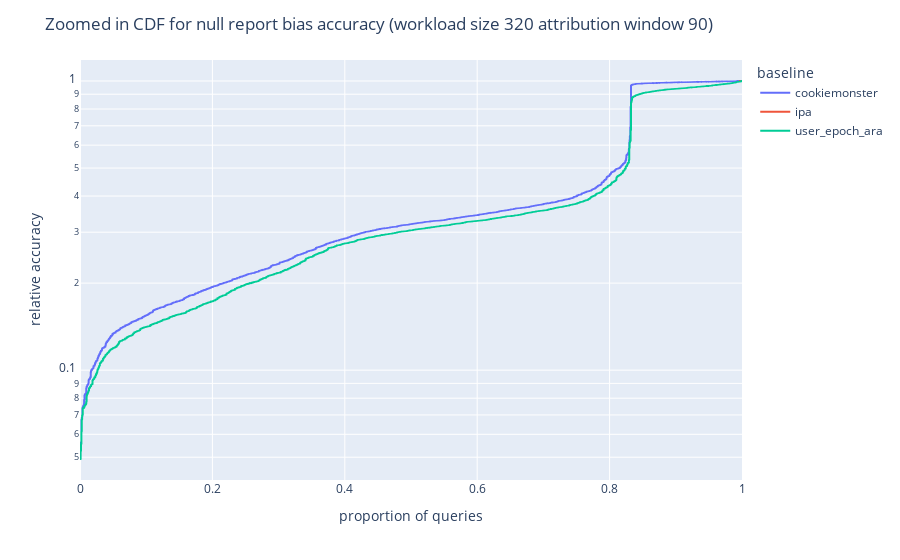
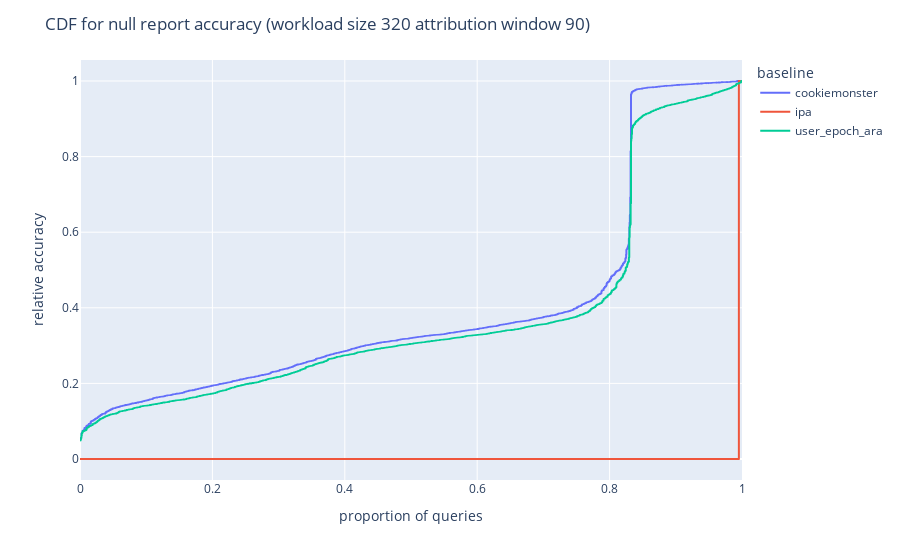

Source (notebook cell) for these figures, in order:
### Code cell
for log_y in [True, False]:
    title = (
        f"Zoomed in CDF for null report bias accuracy (workload size {workload_size} attribution window {attribution_window})"
        if log_y else
        f"CDF for null report accuracy (workload size {workload_size} attribution window {attribution_window})"
    )
    filename = (
        f"cdf_zoomed_null_report_bias_relative_accuracy_ws_{workload_size}_as_{attribution_window}"
        if log_y else
        f"cdf_null_report_bias_relative_accuracy_ws_{workload_size}_as_{attribution_window}"
    )
    figcdf = px.ecdf(
        ds,
        y="null_report_bias_accuracy",
        orientation='h',
        color="baseline",
        log_y=log_y,
        
    )
    figcdf.update_layout(
        title=title,
        xaxis_title="proportion of queries",
        yaxis_title="relative accuracy"
    )
    figcdf.show()
    figcdf.write_image(f"./large/{filename}.png")

### Figure 1 — Plotly figure (JSON) as saved in the notebook; plotly's stock layout.template omitted (floating-point values rounded to 4 significant figures; data arrays with more than 128 entries replaced by an {"elided": "..."} marker saying what was removed)
{"data": [{"hovertemplate": "baseline=cookiemonster<br>probability=%{x}<br>null_report_bias_accuracy=%{y}<extra></extra>", "legendgroup": "cookiemonster", "line": {"dash": "solid", "shape": "hv"}, "marker": {"color": "#636efa", "symbol": "circle"}, "mode": "lines", "name": "cookiemonster", "showlegend": true, "type": "scattergl", "x": {"elided": "1902 float values"}, "xaxis": "x", "y": {"elided": "1902 float values"}, "yaxis": "y"}, {"hovertemplate": "baseline=ipa<br>probability=%{x}<br>null_report_bias_accuracy=%{y}<extra></extra>", "legendgroup": "ipa", "line": {"dash": "solid", "shape": "hv"}, "marker": {"color": "#EF553B", "symbol": "circle"}, "mode": "lines", "name": "ipa", "showlegend": true, "type": "scattergl", "x": {"elided": "1920 float values"}, "xaxis": "x", "y": {"elided": "1920 int values"}, "yaxis": "y"}, {"hovertemplate": "baseline=user_epoch_ara<br>probability=%{x}<br>null_report_bias_accuracy=%{y}<extra></extra>", "legendgroup": "user_epoch_ara", "line": {"dash": "solid", "shape": "hv"}, "marker": {"color": "#00cc96", "symbol": "circle"}, "mode": "lines", "name": "user_epoch_ara", "showlegend": true, "type": "scattergl", "x": {"elided": "1902 float values"}, "xaxis": "x", "y": {"elided": "1902 float values"}, "yaxis": "y"}], "layout": {"legend": {"title": {"text": "baseline"}, "tracegroupgap": 0}, "margin": {"t": 60}, "title": {"text": "Zoomed in CDF for null report bias accuracy (workload size 320 attribution window 90)"}, "xaxis": {"anchor": "y", "domain": [0, 1], "rangemode": "tozero", "title": {"text": "proportion of queries"}}, "yaxis": {"anchor": "x", "domain": [0, 1], "title": {"text": "relative accuracy"}, "type": "log"}}}

### Figure 2 — Plotly figure (JSON) as saved in the notebook; plotly's stock layout.template omitted (floating-point values rounded to 4 significant figures; data arrays with more than 128 entries replaced by an {"elided": "..."} marker saying what was removed)
{"data": [{"hovertemplate": "baseline=cookiemonster<br>probability=%{x}<br>null_report_bias_accuracy=%{y}<extra></extra>", "legendgroup": "cookiemonster", "line": {"dash": "solid", "shape": "hv"}, "marker": {"color": "#636efa", "symbol": "circle"}, "mode": "lines", "name": "cookiemonster", "showlegend": true, "type": "scattergl", "x": {"elided": "1902 float values"}, "xaxis": "x", "y": {"elided": "1902 float values"}, "yaxis": "y"}, {"hovertemplate": "baseline=ipa<br>probability=%{x}<br>null_report_bias_accuracy=%{y}<extra></extra>", "legendgroup": "ipa", "line": {"dash": "solid", "shape": "hv"}, "marker": {"color": "#EF553B", "symbol": "circle"}, "mode": "lines", "name": "ipa", "showlegend": true, "type": "scattergl", "x": {"elided": "1920 float values"}, "xaxis": "x", "y": {"elided": "1920 int values"}, "yaxis": "y"}, {"hovertemplate": "baseline=user_epoch_ara<br>probability=%{x}<br>null_report_bias_accuracy=%{y}<extra></extra>", "legendgroup": "user_epoch_ara", "line": {"dash": "solid", "shape": "hv"}, "marker": {"color": "#00cc96", "symbol": "circle"}, "mode": "lines", "name": "user_epoch_ara", "showlegend": true, "type": "scattergl", "x": {"elided": "1902 float values"}, "xaxis": "x", "y": {"elided": "1902 float values"}, "yaxis": "y"}], "layout": {"legend": {"title": {"text": "baseline"}, "tracegroupgap": 0}, "margin": {"t": 60}, "title": {"text": "CDF for null report accuracy (workload size 320 attribution window 90)"}, "xaxis": {"anchor": "y", "domain": [0, 1], "rangemode": "tozero", "title": {"text": "proportion of queries"}}, "yaxis": {"anchor": "x", "domain": [0, 1], "title": {"text": "relative accuracy"}}}}
